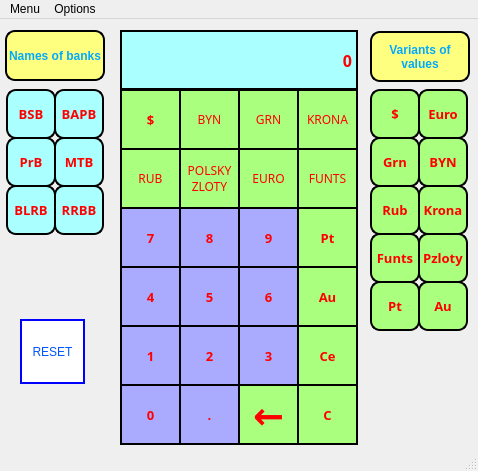
<?xml version="1.0" encoding="UTF-8"?>
<ui version="4.0">
 <class>MoneyConverter</class>
 <widget class="QMainWindow" name="MoneyConverter">
  <property name="geometry">
   <rect>
    <x>0</x>
    <y>0</y>
    <width>478</width>
    <height>471</height>
   </rect>
  </property>
  <property name="windowTitle">
   <string>S&amp;C Calculator: mode 4</string>
  </property>
  <widget class="QWidget" name="centralwidget">
   <widget class="QPushButton" name="grn_bar">
    <property name="geometry">
     <rect>
      <x>370</x>
      <y>118</y>
      <width>50</width>
      <height>50</height>
     </rect>
    </property>
    <property name="sizePolicy">
     <sizepolicy hsizetype="Fixed" vsizetype="Fixed">
      <horstretch>0</horstretch>
      <verstretch>0</verstretch>
     </sizepolicy>
    </property>
    <property name="font">
     <font>
      <family>Arial Black</family>
      <pointsize>10</pointsize>
      <weight>75</weight>
      <bold>true</bold>
     </font>
    </property>
    <property name="styleSheet">
     <string notr="true">color: rgb(255, 0, 0);
border: 2px solid black;
background-color: rgb(170, 255, 127);
border-radius: 10px;</string>
    </property>
    <property name="text">
     <string>Grn</string>
    </property>
   </widget>
   <widget class="QPushButton" name="pushButton_0">
    <property name="geometry">
     <rect>
      <x>120</x>
      <y>365</y>
      <width>61</width>
      <height>61</height>
     </rect>
    </property>
    <property name="sizePolicy">
     <sizepolicy hsizetype="Fixed" vsizetype="Fixed">
      <horstretch>0</horstretch>
      <verstretch>0</verstretch>
     </sizepolicy>
    </property>
    <property name="font">
     <font>
      <family>Arial Black</family>
      <pointsize>10</pointsize>
      <weight>75</weight>
      <bold>true</bold>
     </font>
    </property>
    <property name="styleSheet">
     <string notr="true">color: rgb(255, 0, 0);
border: 2px solid black;
background-color: rgb(170, 170, 255);</string>
    </property>
    <property name="text">
     <string>0</string>
    </property>
   </widget>
   <widget class="QPushButton" name="pushButton_1">
    <property name="geometry">
     <rect>
      <x>120</x>
      <y>306</y>
      <width>61</width>
      <height>61</height>
     </rect>
    </property>
    <property name="sizePolicy">
     <sizepolicy hsizetype="Fixed" vsizetype="Fixed">
      <horstretch>0</horstretch>
      <verstretch>0</verstretch>
     </sizepolicy>
    </property>
    <property name="font">
     <font>
      <family>Arial Black</family>
      <pointsize>10</pointsize>
      <weight>75</weight>
      <bold>true</bold>
     </font>
    </property>
    <property name="styleSheet">
     <string notr="true">color: rgb(255, 0, 0);
border: 2px solid black;
background-color: rgb(170, 170, 255);</string>
    </property>
    <property name="text">
     <string>1</string>
    </property>
   </widget>
   <widget class="QPushButton" name="priorB_bar">
    <property name="geometry">
     <rect>
      <x>6</x>
      <y>118</y>
      <width>50</width>
      <height>50</height>
     </rect>
    </property>
    <property name="sizePolicy">
     <sizepolicy hsizetype="Fixed" vsizetype="Fixed">
      <horstretch>0</horstretch>
      <verstretch>0</verstretch>
     </sizepolicy>
    </property>
    <property name="font">
     <font>
      <family>Arial Black</family>
      <pointsize>10</pointsize>
      <weight>75</weight>
      <bold>true</bold>
     </font>
    </property>
    <property name="styleSheet">
     <string notr="true">color: rgb(255, 0, 0);
border: 2px solid black;
background-color: rgb(170, 255, 255);
border-radius: 10px;</string>
    </property>
    <property name="text">
     <string>PrB</string>
    </property>
   </widget>
   <widget class="QPushButton" name="pushButton_4">
    <property name="geometry">
     <rect>
      <x>120</x>
      <y>247</y>
      <width>61</width>
      <height>61</height>
     </rect>
    </property>
    <property name="sizePolicy">
     <sizepolicy hsizetype="Fixed" vsizetype="Fixed">
      <horstretch>0</horstretch>
      <verstretch>0</verstretch>
     </sizepolicy>
    </property>
    <property name="font">
     <font>
      <family>Arial Black</family>
      <pointsize>10</pointsize>
      <weight>75</weight>
      <bold>true</bold>
     </font>
    </property>
    <property name="styleSheet">
     <string notr="true">color: rgb(255, 0, 0);
border: 2px solid black;
background-color: rgb(170, 170, 255);</string>
    </property>
    <property name="text">
     <string>4</string>
    </property>
   </widget>
   <widget class="QPushButton" name="dolla_bar">
    <property name="geometry">
     <rect>
      <x>370</x>
      <y>70</y>
      <width>50</width>
      <height>50</height>
     </rect>
    </property>
    <property name="sizePolicy">
     <sizepolicy hsizetype="Fixed" vsizetype="Fixed">
      <horstretch>0</horstretch>
      <verstretch>0</verstretch>
     </sizepolicy>
    </property>
    <property name="font">
     <font>
      <family>Arial Black</family>
      <pointsize>10</pointsize>
      <weight>75</weight>
      <bold>true</bold>
     </font>
    </property>
    <property name="styleSheet">
     <string notr="true">color: rgb(255, 0, 0);
border: 2px solid black;
background-color: rgb(170, 255, 127);
border-radius: 10px;</string>
    </property>
    <property name="text">
     <string>$</string>
    </property>
   </widget>
   <widget class="QPushButton" name="pushButton_5">
    <property name="geometry">
     <rect>
      <x>179</x>
      <y>247</y>
      <width>61</width>
      <height>61</height>
     </rect>
    </property>
    <property name="sizePolicy">
     <sizepolicy hsizetype="Fixed" vsizetype="Fixed">
      <horstretch>0</horstretch>
      <verstretch>0</verstretch>
     </sizepolicy>
    </property>
    <property name="font">
     <font>
      <family>Arial Black</family>
      <pointsize>10</pointsize>
      <weight>75</weight>
      <bold>true</bold>
     </font>
    </property>
    <property name="styleSheet">
     <string notr="true">color: rgb(255, 0, 0);
border: 2px solid black;
background-color: rgb(170, 170, 255);</string>
    </property>
    <property name="text">
     <string>5</string>
    </property>
   </widget>
   <widget class="QPushButton" name="a">
    <property name="geometry">
     <rect>
      <x>297</x>
      <y>129</y>
      <width>61</width>
      <height>61</height>
     </rect>
    </property>
    <property name="sizePolicy">
     <sizepolicy hsizetype="Fixed" vsizetype="Fixed">
      <horstretch>0</horstretch>
      <verstretch>0</verstretch>
     </sizepolicy>
    </property>
    <property name="font">
     <font>
      <family>Arial Black</family>
      <pointsize>9</pointsize>
      <weight>50</weight>
      <bold>false</bold>
     </font>
    </property>
    <property name="styleSheet">
     <string notr="true">color: rgb(255, 0, 0);
border: 2px solid black;
background-color: rgb(170, 255, 127);</string>
    </property>
    <property name="text">
     <string>FUNTS</string>
    </property>
   </widget>
   <widget class="QPushButton" name="pushButton_3">
    <property name="geometry">
     <rect>
      <x>238</x>
      <y>306</y>
      <width>61</width>
      <height>61</height>
     </rect>
    </property>
    <property name="sizePolicy">
     <sizepolicy hsizetype="Fixed" vsizetype="Fixed">
      <horstretch>0</horstretch>
      <verstretch>0</verstretch>
     </sizepolicy>
    </property>
    <property name="font">
     <font>
      <family>Arial Black</family>
      <pointsize>10</pointsize>
      <weight>75</weight>
      <bold>true</bold>
     </font>
    </property>
    <property name="styleSheet">
     <string notr="true">color: rgb(255, 0, 0);
border: 2px solid black;
background-color: rgb(170, 170, 255);</string>
    </property>
    <property name="text">
     <string>3</string>
    </property>
   </widget>
   <widget class="QPushButton" name="clear_bar">
    <property name="geometry">
     <rect>
      <x>297</x>
      <y>306</y>
      <width>61</width>
      <height>61</height>
     </rect>
    </property>
    <property name="sizePolicy">
     <sizepolicy hsizetype="Fixed" vsizetype="Fixed">
      <horstretch>0</horstretch>
      <verstretch>0</verstretch>
     </sizepolicy>
    </property>
    <property name="font">
     <font>
      <family>Arial Black</family>
      <pointsize>10</pointsize>
      <weight>75</weight>
      <bold>true</bold>
     </font>
    </property>
    <property name="styleSheet">
     <string notr="true">color: rgb(255, 0, 0);
border: 2px solid black;
background-color: rgb(170, 255, 127);</string>
    </property>
    <property name="text">
     <string>Ce</string>
    </property>
   </widget>
   <widget class="QPushButton" name="byn">
    <property name="geometry">
     <rect>
      <x>179</x>
      <y>70</y>
      <width>61</width>
      <height>61</height>
     </rect>
    </property>
    <property name="sizePolicy">
     <sizepolicy hsizetype="Fixed" vsizetype="Fixed">
      <horstretch>0</horstretch>
      <verstretch>0</verstretch>
     </sizepolicy>
    </property>
    <property name="font">
     <font>
      <family>Arial Black</family>
      <pointsize>9</pointsize>
      <weight>50</weight>
      <bold>false</bold>
     </font>
    </property>
    <property name="styleSheet">
     <string notr="true">color: rgb(255, 0, 0);
border: 2px solid black;
background-color: rgb(170, 255, 127);</string>
    </property>
    <property name="text">
     <string>BYN</string>
    </property>
   </widget>
   <widget class="QPushButton" name="rrbb_bar">
    <property name="geometry">
     <rect>
      <x>54</x>
      <y>166</y>
      <width>50</width>
      <height>50</height>
     </rect>
    </property>
    <property name="sizePolicy">
     <sizepolicy hsizetype="Fixed" vsizetype="Fixed">
      <horstretch>0</horstretch>
      <verstretch>0</verstretch>
     </sizepolicy>
    </property>
    <property name="font">
     <font>
      <family>Arial Black</family>
      <pointsize>10</pointsize>
      <weight>75</weight>
      <bold>true</bold>
     </font>
    </property>
    <property name="styleSheet">
     <string notr="true">color: rgb(255, 0, 0);
border: 2px solid black;
background-color: rgb(170, 255, 255);
border-radius: 10px;</string>
    </property>
    <property name="text">
     <string>RRBB</string>
    </property>
   </widget>
   <widget class="QPushButton" name="dot">
    <property name="geometry">
     <rect>
      <x>179</x>
      <y>365</y>
      <width>61</width>
      <height>61</height>
     </rect>
    </property>
    <property name="sizePolicy">
     <sizepolicy hsizetype="Fixed" vsizetype="Fixed">
      <horstretch>0</horstretch>
      <verstretch>0</verstretch>
     </sizepolicy>
    </property>
    <property name="font">
     <font>
      <family>Arial Black</family>
      <pointsize>10</pointsize>
      <weight>75</weight>
      <bold>true</bold>
     </font>
    </property>
    <property name="styleSheet">
     <string notr="true">color: rgb(255, 0, 0);
border: 2px solid black;
background-color: rgb(170, 170, 255);</string>
    </property>
    <property name="text">
     <string>.</string>
    </property>
   </widget>
   <widget class="QPushButton" name="blrb_bar">
    <property name="geometry">
     <rect>
      <x>6</x>
      <y>166</y>
      <width>50</width>
      <height>50</height>
     </rect>
    </property>
    <property name="sizePolicy">
     <sizepolicy hsizetype="Fixed" vsizetype="Fixed">
      <horstretch>0</horstretch>
      <verstretch>0</verstretch>
     </sizepolicy>
    </property>
    <property name="font">
     <font>
      <family>Arial Black</family>
      <pointsize>10</pointsize>
      <weight>75</weight>
      <bold>true</bold>
     </font>
    </property>
    <property name="styleSheet">
     <string notr="true">color: rgb(255, 0, 0);
border: 2px solid black;
background-color: rgb(170, 255, 255);
border-radius: 10px;</string>
    </property>
    <property name="text">
     <string>BLRB</string>
    </property>
   </widget>
   <widget class="QPushButton" name="rub_bar">
    <property name="geometry">
     <rect>
      <x>370</x>
      <y>166</y>
      <width>50</width>
      <height>50</height>
     </rect>
    </property>
    <property name="sizePolicy">
     <sizepolicy hsizetype="Fixed" vsizetype="Fixed">
      <horstretch>0</horstretch>
      <verstretch>0</verstretch>
     </sizepolicy>
    </property>
    <property name="font">
     <font>
      <family>Arial Black</family>
      <pointsize>10</pointsize>
      <weight>75</weight>
      <bold>true</bold>
     </font>
    </property>
    <property name="styleSheet">
     <string notr="true">color: rgb(255, 0, 0);
border: 2px solid black;
background-color: rgb(170, 255, 127);
border-radius: 10px;</string>
    </property>
    <property name="text">
     <string>Rub</string>
    </property>
   </widget>
   <widget class="QPushButton" name="bsb_bar">
    <property name="geometry">
     <rect>
      <x>6</x>
      <y>70</y>
      <width>50</width>
      <height>50</height>
     </rect>
    </property>
    <property name="sizePolicy">
     <sizepolicy hsizetype="Fixed" vsizetype="Fixed">
      <horstretch>0</horstretch>
      <verstretch>0</verstretch>
     </sizepolicy>
    </property>
    <property name="font">
     <font>
      <family>Arial Black</family>
      <pointsize>10</pointsize>
      <weight>75</weight>
      <bold>true</bold>
     </font>
    </property>
    <property name="styleSheet">
     <string notr="true">color: rgb(255, 0, 0);
border: 2px solid black;
background-color: rgb(170, 255, 255);
border-radius: 10px;</string>
    </property>
    <property name="text">
     <string>BSB</string>
    </property>
   </widget>
   <widget class="QPushButton" name="byn_bar">
    <property name="geometry">
     <rect>
      <x>418</x>
      <y>118</y>
      <width>50</width>
      <height>50</height>
     </rect>
    </property>
    <property name="sizePolicy">
     <sizepolicy hsizetype="Fixed" vsizetype="Fixed">
      <horstretch>0</horstretch>
      <verstretch>0</verstretch>
     </sizepolicy>
    </property>
    <property name="font">
     <font>
      <family>Arial Black</family>
      <pointsize>10</pointsize>
      <weight>75</weight>
      <bold>true</bold>
     </font>
    </property>
    <property name="styleSheet">
     <string notr="true">color: rgb(255, 0, 0);
border: 2px solid black;
background-color: rgb(170, 255, 127);
border-radius: 10px;</string>
    </property>
    <property name="text">
     <string>BYN</string>
    </property>
   </widget>
   <widget class="QPushButton" name="euro">
    <property name="geometry">
     <rect>
      <x>238</x>
      <y>129</y>
      <width>61</width>
      <height>61</height>
     </rect>
    </property>
    <property name="sizePolicy">
     <sizepolicy hsizetype="Fixed" vsizetype="Fixed">
      <horstretch>0</horstretch>
      <verstretch>0</verstretch>
     </sizepolicy>
    </property>
    <property name="font">
     <font>
      <family>Arial Black</family>
      <pointsize>9</pointsize>
      <weight>50</weight>
      <bold>false</bold>
     </font>
    </property>
    <property name="styleSheet">
     <string notr="true">color: rgb(255, 0, 0);
border: 2px solid black;
background-color: rgb(170, 255, 127);</string>
    </property>
    <property name="text">
     <string>EURO</string>
    </property>
   </widget>
   <widget class="QPushButton" name="mtb_bar">
    <property name="geometry">
     <rect>
      <x>54</x>
      <y>118</y>
      <width>50</width>
      <height>50</height>
     </rect>
    </property>
    <property name="sizePolicy">
     <sizepolicy hsizetype="Fixed" vsizetype="Fixed">
      <horstretch>0</horstretch>
      <verstretch>0</verstretch>
     </sizepolicy>
    </property>
    <property name="font">
     <font>
      <family>Arial Black</family>
      <pointsize>10</pointsize>
      <weight>75</weight>
      <bold>true</bold>
     </font>
    </property>
    <property name="styleSheet">
     <string notr="true">color: rgb(255, 0, 0);
border: 2px solid black;
background-color: rgb(170, 255, 255);
border-radius: 10px;</string>
    </property>
    <property name="text">
     <string>MTB</string>
    </property>
   </widget>
   <widget class="QPushButton" name="grn">
    <property name="geometry">
     <rect>
      <x>238</x>
      <y>70</y>
      <width>61</width>
      <height>61</height>
     </rect>
    </property>
    <property name="sizePolicy">
     <sizepolicy hsizetype="Fixed" vsizetype="Fixed">
      <horstretch>0</horstretch>
      <verstretch>0</verstretch>
     </sizepolicy>
    </property>
    <property name="font">
     <font>
      <family>Arial Black</family>
      <pointsize>9</pointsize>
      <weight>50</weight>
      <bold>false</bold>
     </font>
    </property>
    <property name="styleSheet">
     <string notr="true">color: rgb(255, 0, 0);
border: 2px solid black;
background-color: rgb(170, 255, 127);</string>
    </property>
    <property name="text">
     <string>GRN</string>
    </property>
   </widget>
   <widget class="QPushButton" name="krona_bar">
    <property name="geometry">
     <rect>
      <x>418</x>
      <y>166</y>
      <width>50</width>
      <height>50</height>
     </rect>
    </property>
    <property name="sizePolicy">
     <sizepolicy hsizetype="Fixed" vsizetype="Fixed">
      <horstretch>0</horstretch>
      <verstretch>0</verstretch>
     </sizepolicy>
    </property>
    <property name="font">
     <font>
      <family>Arial Black</family>
      <pointsize>10</pointsize>
      <weight>75</weight>
      <bold>true</bold>
     </font>
    </property>
    <property name="styleSheet">
     <string notr="true">color: rgb(255, 0, 0);
border: 2px solid black;
background-color: rgb(170, 255, 127);
border-radius: 10px;</string>
    </property>
    <property name="text">
     <string>Krona</string>
    </property>
   </widget>
   <widget class="QPushButton" name="euro_bar">
    <property name="geometry">
     <rect>
      <x>418</x>
      <y>70</y>
      <width>50</width>
      <height>50</height>
     </rect>
    </property>
    <property name="sizePolicy">
     <sizepolicy hsizetype="Fixed" vsizetype="Fixed">
      <horstretch>0</horstretch>
      <verstretch>0</verstretch>
     </sizepolicy>
    </property>
    <property name="font">
     <font>
      <family>Arial Black</family>
      <pointsize>10</pointsize>
      <weight>75</weight>
      <bold>true</bold>
     </font>
    </property>
    <property name="styleSheet">
     <string notr="true">color: rgb(255, 0, 0);
border: 2px solid black;
background-color: rgb(170, 255, 127);
border-radius: 10px;</string>
    </property>
    <property name="text">
     <string>Euro</string>
    </property>
   </widget>
   <widget class="QPushButton" name="c">
    <property name="geometry">
     <rect>
      <x>297</x>
      <y>247</y>
      <width>61</width>
      <height>61</height>
     </rect>
    </property>
    <property name="sizePolicy">
     <sizepolicy hsizetype="Fixed" vsizetype="Fixed">
      <horstretch>0</horstretch>
      <verstretch>0</verstretch>
     </sizepolicy>
    </property>
    <property name="font">
     <font>
      <family>Arial Black</family>
      <pointsize>10</pointsize>
      <weight>75</weight>
      <bold>true</bold>
     </font>
    </property>
    <property name="styleSheet">
     <string notr="true">color: rgb(255, 0, 0);
border: 2px solid black;
background-color: rgb(170, 255, 127);</string>
    </property>
    <property name="text">
     <string>Au</string>
    </property>
   </widget>
   <widget class="QPushButton" name="pt_bar">
    <property name="geometry">
     <rect>
      <x>370</x>
      <y>262</y>
      <width>50</width>
      <height>50</height>
     </rect>
    </property>
    <property name="sizePolicy">
     <sizepolicy hsizetype="Fixed" vsizetype="Fixed">
      <horstretch>0</horstretch>
      <verstretch>0</verstretch>
     </sizepolicy>
    </property>
    <property name="font">
     <font>
      <family>Arial Black</family>
      <pointsize>10</pointsize>
      <weight>75</weight>
      <bold>true</bold>
     </font>
    </property>
    <property name="styleSheet">
     <string notr="true">color: rgb(255, 0, 0);
border: 2px solid black;
background-color: rgb(170, 255, 127);
border-radius: 10px;</string>
    </property>
    <property name="text">
     <string>Pt</string>
    </property>
   </widget>
   <widget class="QPushButton" name="au_bar">
    <property name="geometry">
     <rect>
      <x>418</x>
      <y>262</y>
      <width>50</width>
      <height>50</height>
     </rect>
    </property>
    <property name="sizePolicy">
     <sizepolicy hsizetype="Fixed" vsizetype="Fixed">
      <horstretch>0</horstretch>
      <verstretch>0</verstretch>
     </sizepolicy>
    </property>
    <property name="font">
     <font>
      <family>Arial Black</family>
      <pointsize>10</pointsize>
      <weight>75</weight>
      <bold>true</bold>
     </font>
    </property>
    <property name="styleSheet">
     <string notr="true">color: rgb(255, 0, 0);
border: 2px solid black;
background-color: rgb(170, 255, 127);
border-radius: 10px;</string>
    </property>
    <property name="text">
     <string>Au</string>
    </property>
   </widget>
   <widget class="QPushButton" name="rub">
    <property name="geometry">
     <rect>
      <x>120</x>
      <y>129</y>
      <width>61</width>
      <height>61</height>
     </rect>
    </property>
    <property name="sizePolicy">
     <sizepolicy hsizetype="Fixed" vsizetype="Fixed">
      <horstretch>0</horstretch>
      <verstretch>0</verstretch>
     </sizepolicy>
    </property>
    <property name="font">
     <font>
      <family>Arial Black</family>
      <pointsize>9</pointsize>
      <weight>50</weight>
      <bold>false</bold>
     </font>
    </property>
    <property name="styleSheet">
     <string notr="true">color: rgb(255, 0, 0);
border: 2px solid black;
background-color: rgb(170, 255, 127);</string>
    </property>
    <property name="text">
     <string>RUB</string>
    </property>
   </widget>
   <widget class="QPushButton" name="polsky_zloty">
    <property name="geometry">
     <rect>
      <x>179</x>
      <y>129</y>
      <width>61</width>
      <height>61</height>
     </rect>
    </property>
    <property name="sizePolicy">
     <sizepolicy hsizetype="Fixed" vsizetype="Fixed">
      <horstretch>0</horstretch>
      <verstretch>0</verstretch>
     </sizepolicy>
    </property>
    <property name="font">
     <font>
      <family>Arial Black</family>
      <pointsize>9</pointsize>
      <weight>50</weight>
      <bold>false</bold>
     </font>
    </property>
    <property name="styleSheet">
     <string notr="true">color: rgb(255, 0, 0);
border: 2px solid black;
background-color: rgb(170, 255, 127);</string>
    </property>
    <property name="text">
     <string>POLSKY
ZLOTY</string>
    </property>
   </widget>
   <widget class="QPushButton" name="pushButton_9">
    <property name="geometry">
     <rect>
      <x>238</x>
      <y>188</y>
      <width>61</width>
      <height>61</height>
     </rect>
    </property>
    <property name="sizePolicy">
     <sizepolicy hsizetype="Fixed" vsizetype="Fixed">
      <horstretch>0</horstretch>
      <verstretch>0</verstretch>
     </sizepolicy>
    </property>
    <property name="font">
     <font>
      <family>Arial Black</family>
      <pointsize>10</pointsize>
      <weight>75</weight>
      <bold>true</bold>
     </font>
    </property>
    <property name="styleSheet">
     <string notr="true">color: rgb(255, 0, 0);
border: 2px solid black;
background-color: rgb(170, 170, 255);</string>
    </property>
    <property name="text">
     <string>9</string>
    </property>
   </widget>
   <widget class="QPushButton" name="krona">
    <property name="geometry">
     <rect>
      <x>297</x>
      <y>70</y>
      <width>61</width>
      <height>61</height>
     </rect>
    </property>
    <property name="sizePolicy">
     <sizepolicy hsizetype="Fixed" vsizetype="Fixed">
      <horstretch>0</horstretch>
      <verstretch>0</verstretch>
     </sizepolicy>
    </property>
    <property name="font">
     <font>
      <family>Arial Black</family>
      <pointsize>9</pointsize>
      <weight>50</weight>
      <bold>false</bold>
     </font>
    </property>
    <property name="styleSheet">
     <string notr="true">color: rgb(255, 0, 0);
border: 2px solid black;
background-color: rgb(170, 255, 127);</string>
    </property>
    <property name="text">
     <string>KRONA</string>
    </property>
   </widget>
   <widget class="QPushButton" name="bapb_bar">
    <property name="geometry">
     <rect>
      <x>54</x>
      <y>70</y>
      <width>50</width>
      <height>50</height>
     </rect>
    </property>
    <property name="sizePolicy">
     <sizepolicy hsizetype="Fixed" vsizetype="Fixed">
      <horstretch>0</horstretch>
      <verstretch>0</verstretch>
     </sizepolicy>
    </property>
    <property name="font">
     <font>
      <family>Arial Black</family>
      <pointsize>10</pointsize>
      <weight>75</weight>
      <bold>true</bold>
     </font>
    </property>
    <property name="styleSheet">
     <string notr="true">color: rgb(255, 0, 0);
border: 2px solid black;
background-color: rgb(170, 255, 255);
border-radius: 10px;</string>
    </property>
    <property name="text">
     <string>BAPB</string>
    </property>
   </widget>
   <widget class="QPushButton" name="pushButton_8">
    <property name="geometry">
     <rect>
      <x>179</x>
      <y>188</y>
      <width>61</width>
      <height>61</height>
     </rect>
    </property>
    <property name="sizePolicy">
     <sizepolicy hsizetype="Fixed" vsizetype="Fixed">
      <horstretch>0</horstretch>
      <verstretch>0</verstretch>
     </sizepolicy>
    </property>
    <property name="font">
     <font>
      <family>Arial Black</family>
      <pointsize>10</pointsize>
      <weight>75</weight>
      <bold>true</bold>
     </font>
    </property>
    <property name="styleSheet">
     <string notr="true">color: rgb(255, 0, 0);
border: 2px solid black;
background-color: rgb(170, 170, 255);</string>
    </property>
    <property name="text">
     <string>8</string>
    </property>
   </widget>
   <widget class="QPushButton" name="b">
    <property name="geometry">
     <rect>
      <x>297</x>
      <y>188</y>
      <width>61</width>
      <height>61</height>
     </rect>
    </property>
    <property name="sizePolicy">
     <sizepolicy hsizetype="Fixed" vsizetype="Fixed">
      <horstretch>0</horstretch>
      <verstretch>0</verstretch>
     </sizepolicy>
    </property>
    <property name="font">
     <font>
      <family>Arial Black</family>
      <pointsize>10</pointsize>
      <weight>75</weight>
      <bold>true</bold>
     </font>
    </property>
    <property name="styleSheet">
     <string notr="true">color: rgb(255, 0, 0);
border: 2px solid black;
background-color: rgb(170, 255, 127);</string>
    </property>
    <property name="text">
     <string>Pt</string>
    </property>
   </widget>
   <widget class="QPushButton" name="pushButton_7">
    <property name="geometry">
     <rect>
      <x>120</x>
      <y>188</y>
      <width>61</width>
      <height>61</height>
     </rect>
    </property>
    <property name="sizePolicy">
     <sizepolicy hsizetype="Fixed" vsizetype="Fixed">
      <horstretch>0</horstretch>
      <verstretch>0</verstretch>
     </sizepolicy>
    </property>
    <property name="font">
     <font>
      <family>Arial Black</family>
      <pointsize>10</pointsize>
      <weight>75</weight>
      <bold>true</bold>
     </font>
    </property>
    <property name="styleSheet">
     <string notr="true">color: rgb(255, 0, 0);
border: 2px solid black;
background-color: rgb(170, 170, 255);</string>
    </property>
    <property name="text">
     <string>7</string>
    </property>
   </widget>
   <widget class="QPushButton" name="pushButton_6">
    <property name="geometry">
     <rect>
      <x>238</x>
      <y>247</y>
      <width>61</width>
      <height>61</height>
     </rect>
    </property>
    <property name="sizePolicy">
     <sizepolicy hsizetype="Fixed" vsizetype="Fixed">
      <horstretch>0</horstretch>
      <verstretch>0</verstretch>
     </sizepolicy>
    </property>
    <property name="font">
     <font>
      <family>Arial Black</family>
      <pointsize>10</pointsize>
      <weight>75</weight>
      <bold>true</bold>
     </font>
    </property>
    <property name="styleSheet">
     <string notr="true">color: rgb(255, 0, 0);
border: 2px solid black;
background-color: rgb(170, 170, 255);</string>
    </property>
    <property name="text">
     <string>6</string>
    </property>
   </widget>
   <widget class="QLabel" name="label">
    <property name="geometry">
     <rect>
      <x>120</x>
      <y>11</y>
      <width>238</width>
      <height>60</height>
     </rect>
    </property>
    <property name="sizePolicy">
     <sizepolicy hsizetype="Fixed" vsizetype="Preferred">
      <horstretch>0</horstretch>
      <verstretch>0</verstretch>
     </sizepolicy>
    </property>
    <property name="font">
     <font>
      <family>Arial Black</family>
      <pointsize>12</pointsize>
      <weight>75</weight>
      <bold>true</bold>
     </font>
    </property>
    <property name="styleSheet">
     <string notr="true">color: rgb(255, 0, 0);
background-color: rgb(170, 255, 255);
border: 1.5px solid black;</string>
    </property>
    <property name="text">
     <string>0</string>
    </property>
    <property name="alignment">
     <set>Qt::AlignRight|Qt::AlignTrailing|Qt::AlignVCenter</set>
    </property>
   </widget>
   <widget class="QPushButton" name="pushButton_2">
    <property name="geometry">
     <rect>
      <x>179</x>
      <y>306</y>
      <width>61</width>
      <height>61</height>
     </rect>
    </property>
    <property name="sizePolicy">
     <sizepolicy hsizetype="Fixed" vsizetype="Fixed">
      <horstretch>0</horstretch>
      <verstretch>0</verstretch>
     </sizepolicy>
    </property>
    <property name="font">
     <font>
      <family>Arial Black</family>
      <pointsize>10</pointsize>
      <weight>75</weight>
      <bold>true</bold>
     </font>
    </property>
    <property name="styleSheet">
     <string notr="true">color: rgb(255, 0, 0);
border: 2px solid black;
background-color: rgb(170, 170, 255);</string>
    </property>
    <property name="text">
     <string>2</string>
    </property>
   </widget>
   <widget class="QPushButton" name="clear_all">
    <property name="geometry">
     <rect>
      <x>297</x>
      <y>365</y>
      <width>61</width>
      <height>61</height>
     </rect>
    </property>
    <property name="sizePolicy">
     <sizepolicy hsizetype="Fixed" vsizetype="Fixed">
      <horstretch>0</horstretch>
      <verstretch>0</verstretch>
     </sizepolicy>
    </property>
    <property name="font">
     <font>
      <family>Arial Black</family>
      <pointsize>10</pointsize>
      <weight>75</weight>
      <bold>true</bold>
     </font>
    </property>
    <property name="styleSheet">
     <string notr="true">color: rgb(255, 0, 0);
border: 2px solid black;
background-color: rgb(170, 255, 127);</string>
    </property>
    <property name="text">
     <string>C</string>
    </property>
   </widget>
   <widget class="QPushButton" name="dollar">
    <property name="geometry">
     <rect>
      <x>120</x>
      <y>70</y>
      <width>61</width>
      <height>61</height>
     </rect>
    </property>
    <property name="sizePolicy">
     <sizepolicy hsizetype="Fixed" vsizetype="Fixed">
      <horstretch>0</horstretch>
      <verstretch>0</verstretch>
     </sizepolicy>
    </property>
    <property name="font">
     <font>
      <family>Arial Black</family>
      <pointsize>10</pointsize>
      <weight>75</weight>
      <bold>true</bold>
     </font>
    </property>
    <property name="styleSheet">
     <string notr="true">color: rgb(255, 0, 0);
border: 2px solid black;
background-color: rgb(170, 255, 127);</string>
    </property>
    <property name="text">
     <string>$</string>
    </property>
   </widget>
   <widget class="QLabel" name="label_2">
    <property name="geometry">
     <rect>
      <x>5</x>
      <y>11</y>
      <width>100</width>
      <height>51</height>
     </rect>
    </property>
    <property name="font">
     <font>
      <pointsize>9</pointsize>
      <weight>75</weight>
      <bold>true</bold>
     </font>
    </property>
    <property name="styleSheet">
     <string notr="true">background-color: rgb(255, 255, 127);
color: rgb(0, 170, 255);
border: 2px solid black;
border-radius: 10px;</string>
    </property>
    <property name="text">
     <string>Names of banks</string>
    </property>
    <property name="alignment">
     <set>Qt::AlignCenter</set>
    </property>
   </widget>
   <widget class="QLabel" name="label_3">
    <property name="geometry">
     <rect>
      <x>370</x>
      <y>12</y>
      <width>100</width>
      <height>51</height>
     </rect>
    </property>
    <property name="font">
     <font>
      <pointsize>9</pointsize>
      <weight>75</weight>
      <bold>true</bold>
     </font>
    </property>
    <property name="styleSheet">
     <string notr="true">background-color: rgb(255, 255, 127);
color: rgb(0, 170, 255);
border: 2px solid black;
border-radius: 10px;</string>
    </property>
    <property name="text">
     <string>Variants of
values</string>
    </property>
    <property name="alignment">
     <set>Qt::AlignCenter</set>
    </property>
   </widget>
   <widget class="QPushButton" name="pzlt_bar">
    <property name="geometry">
     <rect>
      <x>418</x>
      <y>214</y>
      <width>50</width>
      <height>50</height>
     </rect>
    </property>
    <property name="sizePolicy">
     <sizepolicy hsizetype="Fixed" vsizetype="Fixed">
      <horstretch>0</horstretch>
      <verstretch>0</verstretch>
     </sizepolicy>
    </property>
    <property name="font">
     <font>
      <family>Arial Black</family>
      <pointsize>10</pointsize>
      <weight>75</weight>
      <bold>true</bold>
     </font>
    </property>
    <property name="styleSheet">
     <string notr="true">color: rgb(255, 0, 0);
border: 2px solid black;
background-color: rgb(170, 255, 127);
border-radius: 10px;</string>
    </property>
    <property name="text">
     <string>Pzloty</string>
    </property>
   </widget>
   <widget class="QPushButton" name="funts_bar">
    <property name="geometry">
     <rect>
      <x>370</x>
      <y>214</y>
      <width>50</width>
      <height>50</height>
     </rect>
    </property>
    <property name="sizePolicy">
     <sizepolicy hsizetype="Fixed" vsizetype="Fixed">
      <horstretch>0</horstretch>
      <verstretch>0</verstretch>
     </sizepolicy>
    </property>
    <property name="font">
     <font>
      <family>Arial Black</family>
      <pointsize>10</pointsize>
      <weight>75</weight>
      <bold>true</bold>
     </font>
    </property>
    <property name="styleSheet">
     <string notr="true">color: rgb(255, 0, 0);
border: 2px solid black;
background-color: rgb(170, 255, 127);
border-radius: 10px;</string>
    </property>
    <property name="text">
     <string>Funts</string>
    </property>
   </widget>
   <widget class="QPushButton" name="backspace">
    <property name="geometry">
     <rect>
      <x>238</x>
      <y>365</y>
      <width>61</width>
      <height>61</height>
     </rect>
    </property>
    <property name="sizePolicy">
     <sizepolicy hsizetype="Fixed" vsizetype="Fixed">
      <horstretch>0</horstretch>
      <verstretch>0</verstretch>
     </sizepolicy>
    </property>
    <property name="font">
     <font>
      <family>Arial Black</family>
      <pointsize>28</pointsize>
      <weight>75</weight>
      <bold>true</bold>
     </font>
    </property>
    <property name="styleSheet">
     <string notr="true">color: rgb(255, 0, 0);
border: 2px solid black;
background-color: rgb(170, 255, 127);</string>
    </property>
    <property name="text">
     <string>←</string>
    </property>
    <property name="default">
     <bool>true</bool>
    </property>
   </widget>
   <widget class="QPushButton" name="reset_button">
    <property name="geometry">
     <rect>
      <x>20</x>
      <y>300</y>
      <width>65</width>
      <height>65</height>
     </rect>
    </property>
    <property name="styleSheet">
     <string notr="true">color: rgb(0, 85, 255);
background-color: rgb(255, 255, 255);
font: 87 10pt &quot;Arial Black&quot;;
border: 2px solid blue;</string>
    </property>
    <property name="text">
     <string>RESET</string>
    </property>
   </widget>
  </widget>
  <widget class="QMenuBar" name="menubar">
   <property name="geometry">
    <rect>
     <x>0</x>
     <y>0</y>
     <width>478</width>
     <height>20</height>
    </rect>
   </property>
   <widget class="QMenu" name="menuMenu">
    <property name="title">
     <string>Menu</string>
    </property>
    <widget class="QMenu" name="menuStages">
     <property name="title">
      <string>Stages</string>
     </property>
     <addaction name="actionStage_1_standart_2"/>
     <addaction name="actionStage_2_trigonometry"/>
     <addaction name="actionStage_3_converter"/>
    </widget>
    <addaction name="menuStages"/>
    <addaction name="actionOperation_list"/>
    <addaction name="separator"/>
    <addaction name="actionExit"/>
   </widget>
   <widget class="QMenu" name="menuOptions">
    <property name="title">
     <string>Options</string>
    </property>
    <widget class="QMenu" name="menuScreen_size">
     <property name="title">
      <string>Window size</string>
     </property>
     <addaction name="actionFull_screen"/>
     <addaction name="actionStandart_screen"/>
    </widget>
    <widget class="QMenu" name="menuThemes">
     <property name="title">
      <string>Themes</string>
     </property>
     <addaction name="actionTheme_1"/>
     <addaction name="actionTheme_2"/>
     <addaction name="actionTheme_3"/>
    </widget>
    <addaction name="menuThemes"/>
    <addaction name="menuScreen_size"/>
   </widget>
   <addaction name="menuMenu"/>
   <addaction name="menuOptions"/>
  </widget>
  <widget class="QStatusBar" name="statusBar"/>
  <action name="actionStage_1_standart_2">
   <property name="text">
    <string>Mode 1(standart)</string>
   </property>
   <property name="shortcut">
    <string>Ctrl+1</string>
   </property>
  </action>
  <action name="actionStage_2_trigonometry">
   <property name="text">
    <string>Mode 2(trigonometry)</string>
   </property>
   <property name="shortcut">
    <string>Ctrl+2</string>
   </property>
  </action>
  <action name="actionStage_3_converter">
   <property name="text">
    <string>Mode 3(converter)</string>
   </property>
   <property name="shortcut">
    <string>Ctrl+3</string>
   </property>
  </action>
  <action name="actionOperation_list">
   <property name="text">
    <string>Operation list</string>
   </property>
   <property name="toolTip">
    <string>Ctrl+L</string>
   </property>
   <property name="shortcut">
    <string>Ctrl+L</string>
   </property>
  </action>
  <action name="actionExit">
   <property name="text">
    <string>Exit</string>
   </property>
   <property name="shortcut">
    <string>Ctrl+E</string>
   </property>
  </action>
  <action name="actionFull_screen">
   <property name="text">
    <string>Full screen</string>
   </property>
   <property name="shortcut">
    <string>Ctrl+F</string>
   </property>
  </action>
  <action name="actionStandart_screen">
   <property name="text">
    <string>Normal screen</string>
   </property>
   <property name="shortcut">
    <string>Ctrl+N</string>
   </property>
  </action>
  <action name="actionTheme_1">
   <property name="text">
    <string>Theme 1</string>
   </property>
  </action>
  <action name="actionTheme_2">
   <property name="text">
    <string>Theme 2</string>
   </property>
  </action>
  <action name="actionTheme_3">
   <property name="text">
    <string>Theme 3</string>
   </property>
  </action>
 </widget>
 <resources/>
 <connections/>
</ui>
